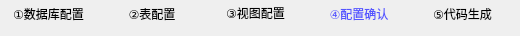
        <widget class="QWidget" name="page_step_4">
         <widget class="QWidget" name="layoutWidget_7">
          <property name="geometry">
           <rect>
            <x>0</x>
            <y>0</y>
            <width>511</width>
            <height>27</height>
           </rect>
          </property>
          <layout class="QHBoxLayout" name="horizontalLayout_11">
           <item>
            <widget class="QLabel" name="label_step1_5">
             <property name="styleSheet">
              <string notr="true"/>
             </property>
             <property name="text">
              <string>①数据库配置</string>
             </property>
             <property name="alignment">
              <set>Qt::AlignCenter</set>
             </property>
            </widget>
           </item>
           <item>
            <widget class="QLabel" name="label_step2_5">
             <property name="text">
              <string>②表配置</string>
             </property>
             <property name="alignment">
              <set>Qt::AlignCenter</set>
             </property>
            </widget>
           </item>
           <item>
            <widget class="QLabel" name="label_step3_5">
             <property name="sizePolicy">
              <sizepolicy hsizetype="Preferred" vsizetype="Fixed">
               <horstretch>0</horstretch>
               <verstretch>0</verstretch>
              </sizepolicy>
             </property>
             <property name="text">
              <string>③视图配置</string>
             </property>
             <property name="alignment">
              <set>Qt::AlignCenter</set>
             </property>
            </widget>
           </item>
           <item>
            <widget class="QLabel" name="label_step4_5">
             <property name="styleSheet">
              <string notr="true">QLabel
{
	
	color: rgb(85, 85, 255);
}</string>
             </property>
             <property name="text">
              <string>④配置确认</string>
             </property>
             <property name="alignment">
              <set>Qt::AlignCenter</set>
             </property>
            </widget>
           </item>
           <item>
            <widget class="QLabel" name="label_step5_5">
             <property name="text">
              <string>⑤代码生成</string>
             </property>
             <property name="alignment">
              <set>Qt::AlignCenter</set>
             </property>
            </widget>
           </item>
          </layout>
         </widget>
        </widget>
